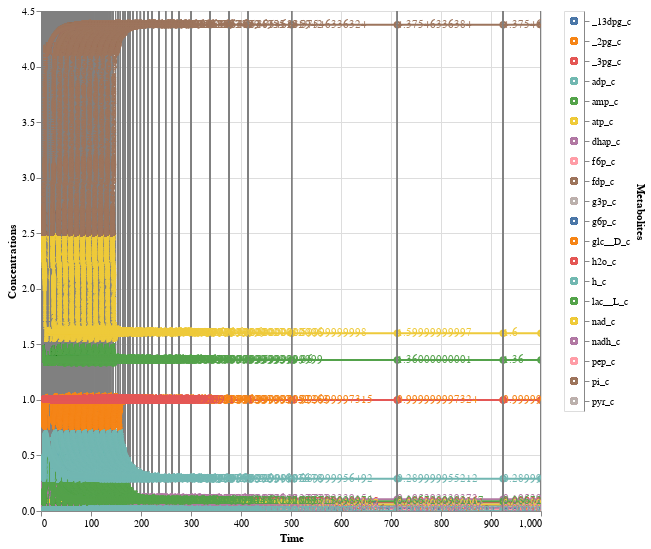

The code cell stored with this chart in its notebook:
### Code cell
# Put the five layers into a chart and bind the data



## to do:
## make log scaled axis
#make interactive legend
## Make zooming into plot possible
A=alt.layer(
    line, selectors, points, rules, text
).properties(
    width=500, height=500)
A | legend

### Figure 1 — Vega-Lite specification as saved in the notebook (floating-point values rounded to 4 significant figures; data arrays with more than 128 entries replaced by an {"elided": "..."} marker saying what was removed)
{"config": {"view": {"continuousWidth": 400, "continuousHeight": 300}}, "hconcat": [{"layer": [{"mark": "line", "encoding": {"color": {"condition": {"type": "nominal", "field": "Metabolites", "legend": null, "selection": "selector017"}, "value": "lightgray"}, "tooltip": {"type": "nominal", "field": "Name"}, "x": {"type": "quantitative", "field": "Time"}, "y": {"type": "quantitative", "field": "Concentrations"}}}, {"mark": "point", "encoding": {"opacity": {"value": 0}, "x": {"type": "quantitative", "field": "Time"}}, "selection": {"selector016": {"type": "multi", "nearest": true, "on": "mouseover", "fields": ["Time"]}}}, {"mark": "point", "encoding": {"color": {"condition": {"type": "nominal", "field": "Metabolites", "legend": null, "selection": "selector017"}, "value": "lightgray"}, "opacity": {"condition": {"value": 1, "selection": "selector016"}, "value": 0}, "tooltip": {"type": "nominal", "field": "Name"}, "x": {"type": "quantitative", "field": "Time"}, "y": {"type": "quantitative", "field": "Concentrations"}}, "selection": {"selector018": {"type": "interval", "bind": "scales", "encodings": ["x", "y"]}}}, {"mark": {"type": "rule", "color": "gray"}, "encoding": {"x": {"type": "quantitative", "field": "Time"}}, "transform": [{"filter": {"selection": "selector016"}}]}, {"mark": {"type": "text", "align": "left", "dx": 0.001, "dy": 1e-06}, "encoding": {"color": {"condition": {"type": "nominal", "field": "Metabolites", "legend": null, "selection": "selector017"}, "value": "lightgray"}, "text": {"condition": {"type": "quantitative", "field": "Concentrations", "selection": "selector016"}, "value": " "}, "tooltip": {"type": "nominal", "field": "Name"}, "x": {"type": "quantitative", "field": "Time"}, "y": {"type": "quantitative", "field": "Concentrations"}}}], "height": 500, "width": 500}, {"mark": "point", "encoding": {"color": {"condition": {"type": "nominal", "field": "Metabolites", "legend": null, "selection": "selector017"}, "value": "lightgray"}, "y": {"type": "nominal", "axis": {"orient": "right"}, "field": "Metabolites"}}, "selection": {"selector017": {"type": "multi", "fields": ["Metabolites"]}}}], "data": {"name": "data-5169789c409bd03e8277c698f873dbab"}, "$schema": "https://vega.github.io/schema/vega-lite/v4.8.1.json", "datasets": {"data-5169789c409bd03e8277c698f873dbab": {"elided": "13440 records"}}}
